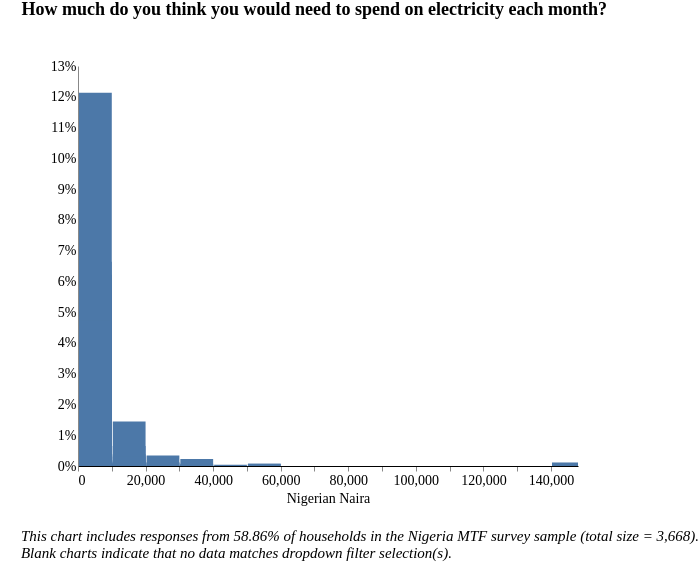

Write a Vega-Lite specification for this figure.
### Vega-Lite specification from a JSON file in a GitHub repository (floating-point values rounded to 4 significant figures; data arrays with more than 128 entries replaced by an {"elided": "..."} marker saying what was removed)
{"width": 800, "height": 400, "config": {"title": {"fontSize": 18, "font": "Times New Roman", "anchor": "center", "fontColor": "#000000"}, "axisX": {"domain": true, "domainColor": "#000000", "grid": false, "labelFont": "Times New Roman", "labelFontSize": 14, "titleFont": "Times New Roman", "titleFontSize": 14, "titleFontWeight": "normal", "title": "X Axis Title (units)"}, "axisY": {"domain": true, "grid": false, "gridColor": "#DEDDDD", "gridWidth": 1, "labelFont": "Times New Roman", "labelFontSize": 14, "labelAngle": 0, "ticks": false, "titleFont": "Times New Roman", "titleFontSize": 14, "titleFontWeight": "normal", "titlePadding": 10, "title": "Y Axis Title (units)"}, "range": {"category": ["#2980B9", "#003366", "#FFAE19", "#D68910", "#E67E22", "#D35400", "#FF4500", "#FF6162", "#438B28", "#45B39D", "#99ADC1", "#212F3C"]}, "legend": {"labelFont": "Times New Roman", "labelFontSize": 14, "symbolType": "square", "symbolSize": 100, "titleFont": "Times New Roman", "titleFontSize": 14, "titleFontWeight": "normal", "title": "Legend", "orient": "right", "offset": 0}, "tooltip": {"font": "Open Sans"}, "view": {"stroke": "transparent", "text": {"font": "Times New Roman", "color": ["#2980B9", "#003366", "#FFAE19", "#D68910", "#E67E22", "#D35400", "#FF4500", "#FF6162", "#438B28", "#45B39D", "#99ADC1", "#212F3C"], "fontSize": 14, "align": "right", "fontWeight": 400, "size": 14}, "bar": {"size": 40, "binSpacing": 1, "continuousBandSize": 30, "discreteBandSize": 30, "fill": ["#2980B9", "#003366", "#FFAE19", "#D68910", "#E67E22", "#D35400", "#FF4500", "#FF6162", "#438B28", "#45B39D", "#99ADC1", "#212F3C"], "stroke": false}}}, "concat": [{"mark": "bar", "encoding": {"tooltip": [{"field": "l_expenditure", "title": "Response (Binned)", "type": "nominal"}, {"aggregate": "sum", "field": "pct", "format": ".2%", "title": "Percentage", "type": "quantitative"}], "x": {"axis": {"title": "Nigerian Naira"}, "bin": {"extent": [0, 148000], "step": 10000}, "field": "l_expenditure", "scale": {"clamp": true, "domain": [0, 148000]}, "type": "quantitative"}, "y": {"aggregate": "sum", "axis": {"format": "%"}, "field": "pct", "title": "", "type": "quantitative"}}, "height": 400, "selection": {"selector032": {"type": "single", "fields": ["stove"], "bind": {"input": "select", "options": [null, "3-Stone/Open Fire Stove", "Manufactured Stove Traditional", "Koresone Stove", "LPG/Natural Gas Stove", "Electric Stove"], "labels": ["All Stove Types", "3-Stone/Open Fire Stove", "Manufactured Stove Traditional", "Koresone Stove", "LPG/Natural Gas Stove", "Electric Stove"], "name": "Stove Type  "}}, "selector031": {"type": "single", "fields": ["i19a"], "bind": {"input": "select", "options": [null, "Wood purchased", "Wood collected", "Charcoal", "Kerosene", "Crop Residue/Plant Biomass", "LPG/cooking gas", "Garbage", "Electric", "Piped Natural Gas", "Charcoal Briquettes", "Coal Briquette", "Biomass Briquette", "Coal/lignite", "Other, specify"], "labels": ["All Fuel Types", "Wood purchased", "Wood collected", "Charcoal", "Kerosene", "Crop Residue/Plant Biomass", "LPG/cooking gas", "Garbage", "Electric", "Piped Natural Gas", "Charcoal Briquettes", "Coal Briquette", "Biomass Briquette", "Coal/lignite", "Other"], "name": "Fuel Type  "}}, "selector035": {"type": "single", "fields": ["c182"], "bind": {"input": "select", "options": [null, "Dry-cell battery", "National Grid Connection", "No electricity", "Electric generator", "Other, specify", "Solar Multi-Light Product", "Solar Home System", "Solar Lantern", "Local Mini Grid connection", "Rechargeable Battery"], "labels": ["All Responses", "Dry-cell battery", "National Grid Connection", "No electricity", "Electric generator", "Other", "Solar Multi-Light Product", "Solar Home System", "Solar Lantern", "Local Mini Grid Connection", "Rechargeable Battery"], "name": "Primary source of electricity  "}}, "selector036": {"type": "single", "fields": ["c2"], "bind": {"input": "select", "options": [null, "Yes", "No"], "labels": ["All Responses", "Yes", "No"], "name": "Is the household connected to the national grid?  "}}, "selector034": {"type": "single", "fields": ["elc_aggr_tier"], "bind": {"input": "select", "options": [null, "Tier 0", "Tier 1", "Tier 2", "Tier 3", "Tier 4", "Tier 5"], "labels": ["All Tiers", "Tier 0", "Tier 1", "Tier 2", "Tier 3", "Tier 4", "Tier 5"], "name": "Electricity Tiers  "}}, "selector033": {"type": "single", "fields": ["locality"], "bind": {"input": "select", "options": [null, 0, 1], "labels": ["National", "Urban", "Rural"], "name": "Locality Breakdown  "}}}, "title": {"text": ["How much do you think you would need to spend on electricity each month?"], "color": "black", "subtitleColor": "black", "offset": 40}, "transform": [{"joinaggregate": [{"op": "count", "field": "*", "as": "total"}]}, {"calculate": "1 / datum.total", "as": "pct"}, {"bin": {"maxbins": 20}, "field": "m", "as": "mbin"}, {"filter": {"selection": "selector032"}}, {"filter": {"selection": "selector031"}}, {"filter": {"selection": "selector035"}}, {"filter": {"selection": "selector036"}}, {"filter": {"selection": "selector034"}}, {"filter": {"selection": "selector033"}}], "width": 500}], "data": {"name": "data-bdae5b3ffc57934ac07d395e3f57f74a"}, "padding": {"left": 20, "right": 0, "bottom": 0, "top": 0}, "title": {"text": ["", "", "This chart includes responses from 58.86% of households in the Nigeria MTF survey sample (total size = 3,668).", "Blank charts indicate that no data matches dropdown filter selection(s).", ""], "anchor": "start", "baseline": "bottom", "font": "Times New Roman", "fontSize": 15, "fontStyle": "italic", "fontWeight": "normal", "orient": "bottom"}, "$schema": "https://vega.github.io/schema/vega-lite/v4.17.0.json", "datasets": {"data-bdae5b3ffc57934ac07d395e3f57f74a": {"elided": "2621 records"}}}
